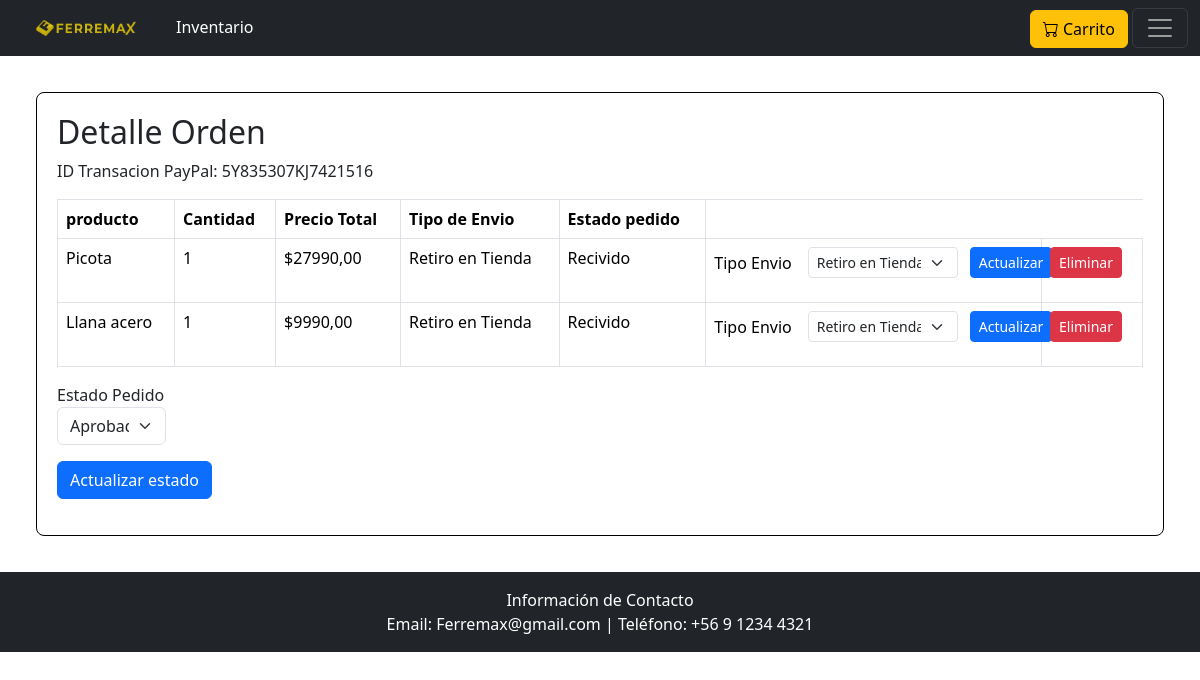
Page /Ordenes/18/ (signed in) on the committed database.
### myapp/models.py (models this page shows, shortened)
class Venta(models.Model):
    cliente = models.ForeignKey(settings.AUTH_USER_MODEL, on_delete=models.CASCADE)
    fecha = models.DateTimeField(auto_now_add=True)
    direcion= models.CharField(max_length=255)
    estadopedido=models.IntegerField(choices=ESTADOS_PEDIDO, default=0)
    paypal_transaction_id = models.CharField(max_length=100)

class DetalleVenta(models.Model):
    venta = models.ForeignKey(Venta, related_name='detalle', on_delete=models.CASCADE)
    producto = models.CharField(max_length=100)
    cantidad = models.PositiveIntegerField()
    precioTotal = models.DecimalField(max_digits=10, decimal_places=2)
    tipoenvio = models.IntegerField(choices=TIPO_ENVIO_CHOICES, default=0)

### myapp/views.py (the view)
# urls.py: path('Ordenes/<int:venta_id>/', views.detalle_venta, name='detalle_venta'),
@cargo_requerido('ADMIN','Vendedor','Contador','Bodeguero')
def detalle_venta(request, venta_id):
    venta = get_object_or_404(Venta, id=venta_id)
    detalles = venta.detalle.all()
    return render(request, 'detallespedidos.html', {
        'venta': venta,
        'detalles': detalles
    })

### myapp/views.py (called while the page is built)
def cargo_requerido(*nombres_cargos):
    if len(nombres_cargos) == 1 and isinstance(nombres_cargos[0], (list, tuple)):
        nombres_cargos = nombres_cargos[0]
    def decorador(view_func):
        @wraps(view_func)
        def _wrapped_view(request, *args, **kwargs):
            cargos_permitidos = []
            for nombre in nombres_cargos:
                if isinstance(nombre, str):
                    codigo = NOMBRE_A_CODIGO_CARGO.get(nombre.lower())
                    if codigo is not None:
                        cargos_permitidos.append(codigo)
                else:pass
            if request.user.is_authenticated and request.user.Clase in cargos_permitidos:
                return view_func(request, *args, **kwargs)
            return HttpResponseForbidden("Acceso denegado.")
        return _wrapped_view
    return decorador

### myapp/Templates/detallespedidos.html (shortened to what this page needs)
{% extends 'plantillabase.html' %}
{% block content %}
<div style="margin: 3%; padding:20px; border: 1px solid #000000; border-radius: 8px;">
    <h2>Detalle Orden </h2>
    {% if request.user.Clase == 4 or request.user.Clase == 3%}
    <p>ID Transacion PayPal: {{ venta.paypal_transaction_id }}</p>
    {% endif %}
    <table class="table table-bordered">
        <thead>
            <tr>
                <th>producto</th>
                <th>Cantidad</th>
                <th>Precio Total</th>
                <th>Tipo de Envio</th>
                <th>Estado pedido</th>
            </tr>
        </thead>
        {% for item in detalles %}
        <tbody>
            <tr>
                <td>{{ item.producto }}</td>
                <td>{{ item.cantidad }}</td>
                <td>${{ item.precioTotal }}</td>
                <td>{% if item.tipoenvio == 0 %}Retiro en Tienda{% else %}Entrega a Domicilio{% endif %}</td>
                <td>{{ item.venta.get_estadopedido_display }}</td>
                {% if request.user.Clase == 4 or request.user.Clase == 1%}
                <td style="width: 300px;">
                    <form method="POST" action="{% url 'Editar_envio' item.id %} "
                        class="d-flex align-items-center gap-2">
                        <label for="tipoenvio" class="me-2 mb-0 flex-shrink-0">Tipo Envio</label>
                        <select name="tipoenvio" id="tipoenvio" class="form-select form-select-sm me-1 flex-grow-0 "
                            style="width: 150px;" required>
                            <option value=0 class="btn">Retiro en Tienda</option>
                        </select>
</div>
<button type="submit" class="btn btn-primary btn-sm flex-grow-2 flex-md-grow-0" style="width: 100px;">Actualizar</button>
</form>
</td>
{% endif %}
<td>
    <form action="{% url 'E_detalle_envio' item.id %}" method="POST" style="display:inline;">
        <button type="submit" class="btn btn-danger btn-sm"
            onclick="return confirm('¿Estás seguro que deseas eliminar este producto?');">
            Eliminar
        </button>
    </form>
</td>
</tr>
</tbody>
{% endfor %}
{% if request.user.Clase == 4 or request.user.Clase == 1 or request.user.Clase == 2%}
<form method="POST" action="{% url 'Cestado' venta.id %}">
    <div class="mb-3" style="width: 10%;">
        <label for="estadopedido">Estado Pedido</label>
        <select name="estadopedido" id="estadopedido" class="form-select" required>
            <option value=1 class="btn btn-success">Aprobado</option>
        </select>
    </div>
    <button type="submit" class="btn btn-primary">Actualizar estado</button>
</form>
{% endif %}
{% endblock %}

### rows in the picture
Venta: paypal_transaction_id "5Y835307KJ7421516"
DetalleVenta: producto "Picota", cantidad "1", precioTotal "27990,00", tipoenvio "Retiro en Tienda", venta.estadopedido "Recivido"
DetalleVenta: producto "Llana acero", cantidad "1", precioTotal "9990,00", tipoenvio "Retiro en Tienda", venta.estadopedido "Recivido"
